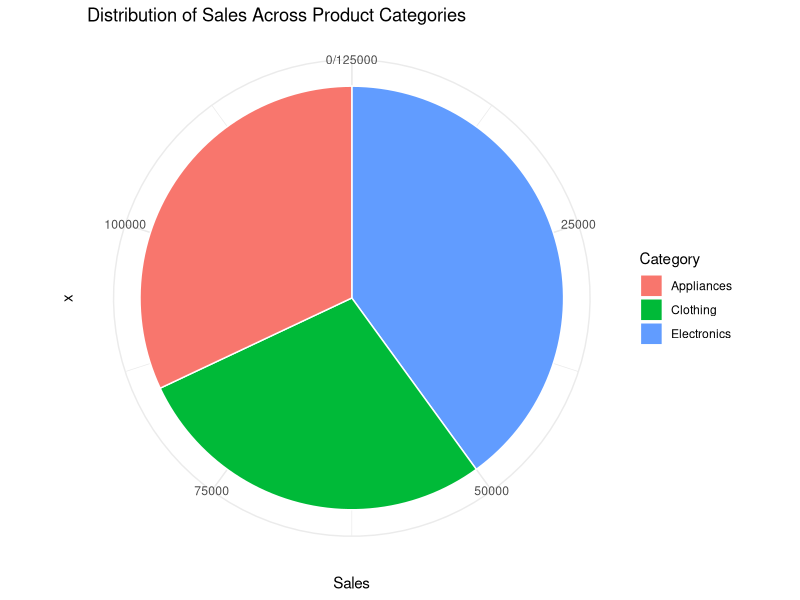
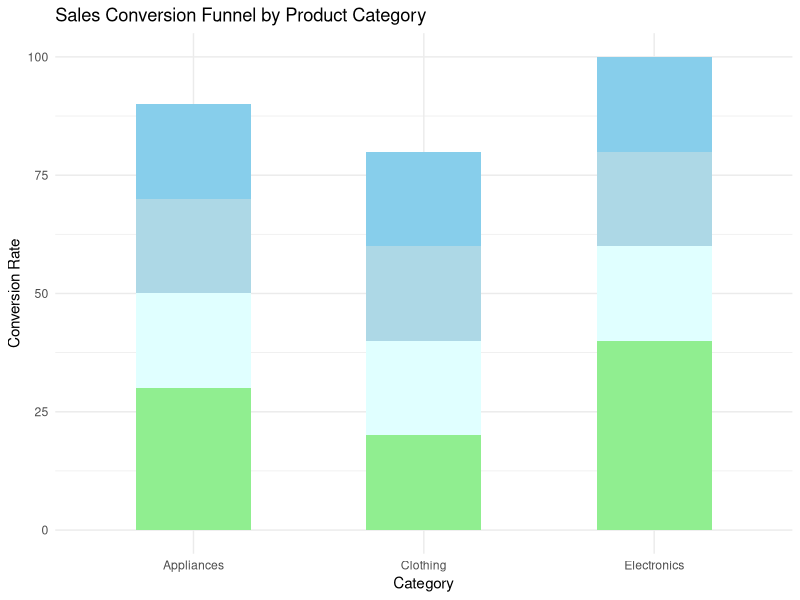

Recreate these plots in R, in order.
# Load required libraries
library(ggplot2)
library(knitr)

# Sales data
sales_data <- data.frame(
  Category = c("Electronics", "Clothing", "Appliances"),
  Sales = c(50000, 35000, 40000)
)

# Funnel conversion data
conversion_data <- data.frame(
  Category = c("Electronics", "Clothing", "Appliances"),
  Stage1 = c(100, 80, 90),
  Stage2 = c(80, 60, 70),
  Stage3 = c(60, 40, 50),
  Stage4 = c(40, 20, 30)
)

# Create a pie chart
pie_chart <- ggplot(sales_data, aes(x = "", y = Sales, fill = Category)) +
  geom_bar(stat = "identity", width = 1, color = "white") +
  coord_polar("y", start = 0) +
  labs(title = "Distribution of Sales Across Product Categories", fill = "Category") +
  theme_minimal()

# Create a funnel chart
funnel_chart <- ggplot(conversion_data, aes(x = Category)) +
  geom_col(aes(y = Stage1), fill = "skyblue", width = 0.5) +
  geom_col(aes(y = Stage2), fill = "lightblue", width = 0.5) +
  geom_col(aes(y = Stage3), fill = "lightcyan", width = 0.5) +
  geom_col(aes(y = Stage4), fill = "lightgreen", width = 0.5) +
  labs(title = "Sales Conversion Funnel by Product Category", x = "Category", y = "Conversion Rate") +
  theme_minimal()

# Create a table
sales_table <- kable(sales_data, col.names = c("Category", "Sales"), caption = "Sales Data by Category")

# Display charts and table
print(pie_chart)
print(funnel_chart)
print(sales_table)
